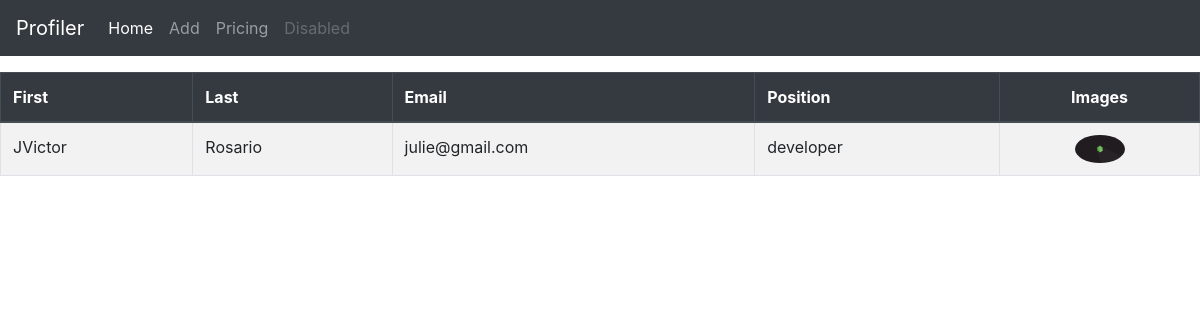
The app's page /users/, older data.
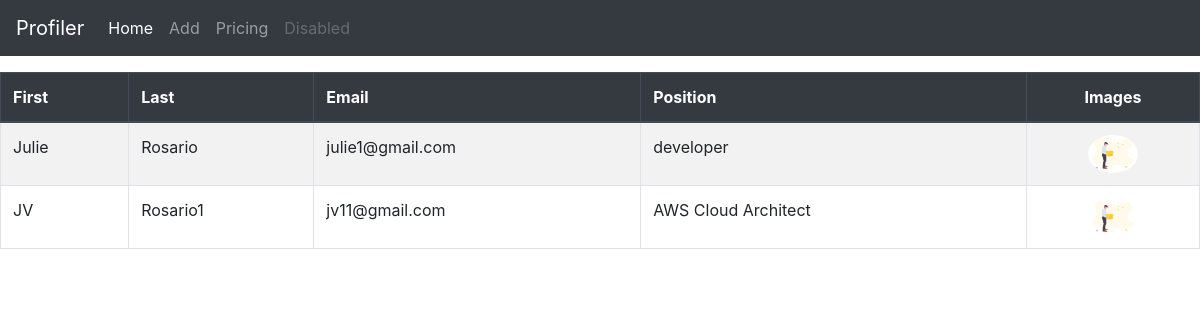
The same page, newer data.
### profilerapp/models.py (models this page shows, shortened)
class Users(models.Model):
    f_name = models.CharField(max_length=200)
    l_name = models.CharField(max_length=200)
    email = models.EmailField(unique=True)
    position = models.CharField(max_length=200)
    images = models.ImageField(default="background21.png")

### profilerapp/views.py (the view)
# urls.py: path("users/", views.users, name="users"),
def users(request):
    user = Users.objects.all()
    content ={
        "user":user
    }
    return render(request, "profilerapp/home.html",content)

### profilerapp/templates/profilerapp/home.html (shortened to what this page needs)
{% extends 'profilerapp/base.html' %}
{% block content %}
<div class="table-responsive">
<table class="table table-bordered table-striped table-hover">
    <thead class="thead-dark">
      <tr>
        <th scope="col">First</th>
        <th scope="col">Last</th>
        <th scope="col">Email</th>
        <th scope="col">Position</th>
        <th scope="col" class="text-center">Images</th>
      </tr>
    </thead>
    <tbody>
      {% for users in user %}
      <tr>
        <td>{{users.f_name}}</td>
        <td>{{users.l_name}}</td>
        <td>{{users.email}}</td>
        <td>{{users.position}}</td>
        <td class="text-center"><a href="{% url 'details' users.id %}"><img src="{{users.images.url}}" alt="" width="50" class="rounded-circle"></a></td>
      </tr>
      {% endfor %}
    </tbody>
  </table>
</div>
{% endblock %}

### profilerapp/templates/profilerapp/base.html (shortened to what this page needs)
<!DOCTYPE html>
<html lang="en">
<head>
    <link rel="stylesheet" href="https://stackpath.bootstrapcdn.com/bootstrap/4.5.0/css/bootstrap.min.css"
>
</head>
<body>
    <nav class="navbar navbar-expand-lg navbar-dark bg-dark mb-3">
        <a class="navbar-brand" href="#">Profiler</a>
        <div class="collapse navbar-collapse" id="navbarNavAltMarkup">
          <div class="navbar-nav">
            <a class="nav-item nav-link active" href="{% url 'users' %}">Home <span class="sr-only">(current)</span></a>
            <a class="nav-item nav-link" href="{% url 'add' %}">Add</a>
            <a class="nav-item nav-link" href="#">Pricing</a>
            <a class="nav-item nav-link disabled" href="#" tabindex="-1" aria-disabled="true">Disabled</a>
          </div>
        </div>
      </nav>
    {% block content %}
    {% endblock %}
</body>
</html>

Row changes from the older to the newer data that the page shows:
removed Users: f_name "JVictor", l_name "Rosario", email "julie@gmail.com", position "developer", images (picture)
added Users: f_name "Julie", l_name "Rosario", email "julie1@gmail.com", position "developer", images (picture)
added Users: f_name "JV", l_name "Rosario1", email "jv11@gmail.com", position "AWS Cloud Architect", images (picture)
